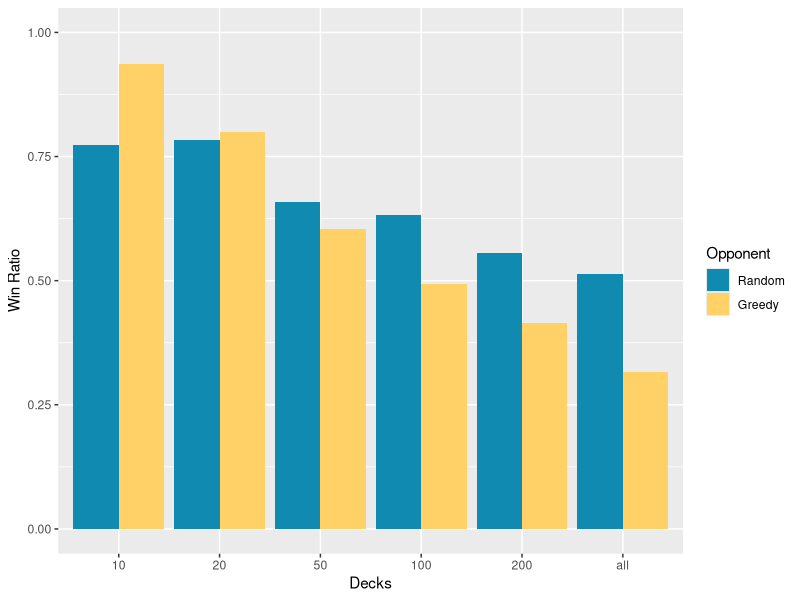

The R script that drew this image:


decks_10 <- data.frame(matrix(c(773, 213, 14, 937, 63, 0), nrow=2, ncol = 3, byrow = T))
colnames(decks_10) <- c('Wins', 'Loss', 'Ties')
rownames(decks_10) <- c('Random', 'Greedy')
decks_10

decks_20 <- data.frame(matrix(c(783, 207, 10, 799, 201, 0), nrow=2, ncol = 3, byrow = T))
colnames(decks_20) <- c('Wins', 'Loss', 'Ties')
rownames(decks_20) <- c('Random', 'Greedy')
decks_20

decks_50 <- data.frame(matrix(c(658, 330, 12, 604, 378, 18), nrow=2, ncol = 3, byrow = T))
colnames(decks_50) <- c('Wins', 'Loss', 'Ties')
rownames(decks_50) <- c('Random', 'Greedy')
decks_50

decks_100 <- data.frame(matrix(c(632, 351, 17, 494, 495,  11), nrow=2, ncol = 3, byrow = T))
colnames(decks_100) <- c('Wins', 'Loss', 'Ties')
rownames(decks_100) <- c('Random', 'Greedy')
decks_100

decks_200 <- data.frame(matrix(c(555, 423, 22, 414, 556, 30), nrow=2, ncol = 3, byrow = T))
colnames(decks_200) <- c('Wins', 'Loss', 'Ties')
rownames(decks_200) <- c('Random', 'Greedy')
decks_200

decks_inf <- data.frame(matrix(c(513, 471, 16, 317, 668, 15), nrow=2, ncol = 3, byrow = T))
colnames(decks_inf) <- c('Wins', 'Loss', 'Ties')
rownames(decks_inf) <- c('Random', 'Greedy')
decks_inf




# Plots
library(ggplot2)


Decks <- c(rep("10", 2), rep("20", 2), rep("50", 2), rep('100', 2), rep("200", 2), rep('all', 2))
Opponent <- rep(c("Random", "Greedy"), 6)
Win <- c(0.773, 0.937, 0.783, 0.799, 0.658, 0.604, 0.632, 0.494, 0.555, 0.414, 0.513, 0.317)
data <- data.frame(Decks, Opponent, Win)
data$Decks <- factor(data$Decks, levels = c("10", "20", "50", "100", "200", "all"))
data$Opponent <- factor(data$Opponent, levels = c("Random", "Greedy"))
custom_colors <- c("Random" = "#118ab2", "Greedy" = "#ffd166")


ggplot(data, aes(fill=Opponent, y=Win, x=Decks)) + 
  geom_bar(position="dodge", stat="identity") + 
  ylim(c(0,1)) +
  scale_fill_manual(values = custom_colors) + 
  ylab('Win Ratio')

